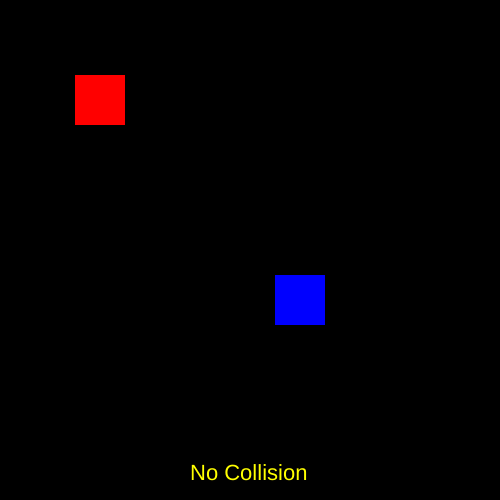
Frame 1 (no input)
Frame 60 (no input): identical to frame 1, image omitted
Frame 120 (the mouse pressed at the canvas centre since frame 60): identical to frame 1, image omitted

The p5.js sketch that drew this single still picture (run headless with seeded random() and noise() and a simulated clock; from frame 60 on, the mouse is pressed at the canvas centre):

// p5.js sketch
// ── sketch.js
let myXpos = 100;
let myYpos = 100;
let enXpos = 300;
let enYpos = 300;

let mytop,mybottom,myleft,myright;

let entop,enbottom,enleft,enright;

function setup(){
    createCanvas(500,500);
    background(0);
    noStroke();


    rectMode(CENTER);

}

function draw(){
    background(0);

    // enemy character
    fill('blue')
    rect(enXpos,enYpos,50)

     // My character
     fill('red')
     rect(myXpos,myYpos,50,50)

    // Hitboxes 
    myleft = myXpos - 25;
    myright = myXpos + 25;
    mytop = myYpos - 25;
    mybottom = myYpos + 25;

    enright = enXpos + 25
    enleft  = enXpos - 25
    entop = enYpos - 25
    enbottom = enYpos + 25
    
    // Movement
    if(keyIsDown(LEFT_ARROW)){
        myXpos -= 3;
    }
    
    if(keyIsDown(RIGHT_ARROW)){
        myXpos += 3;
    }

    if(keyIsDown(UP_ARROW)){
        myYpos -= 3;
    }
    
    if(keyIsDown(DOWN_ARROW)){
        myYpos += 3;
    }

    // Collision Detection
    if(myleft > enright || myright < enleft || mytop > enbottom || mybottom < entop){
        fill('yellow')
        textSize(22)
        text("No Collision",190,480)
    }

    else{    
        fill("red")
        textSize(22)
        text("THERES COLLISION!!!",140,480);
    }    
}
